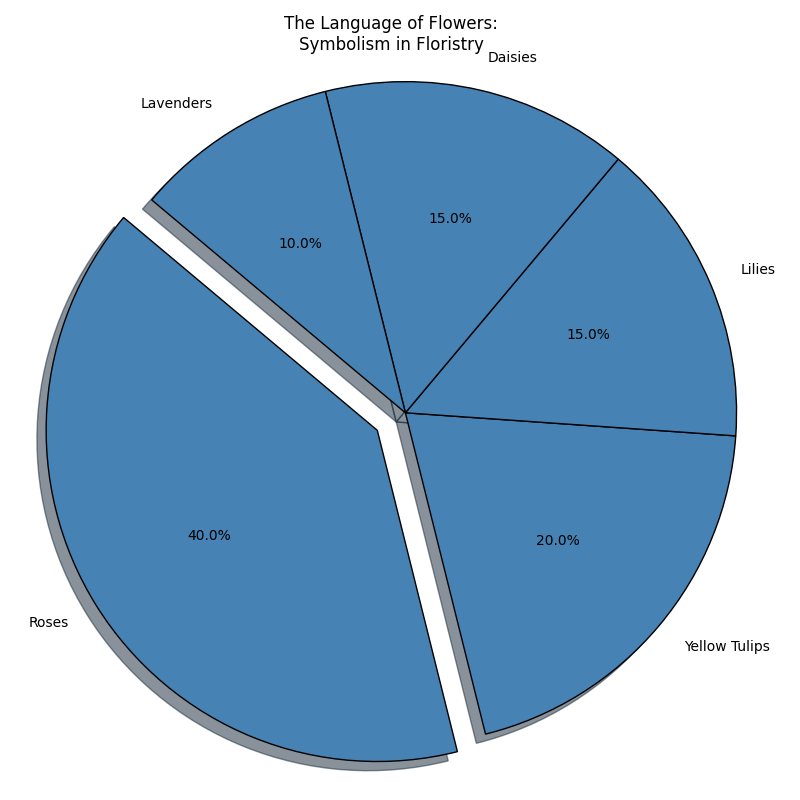

This figure's Python source:
import matplotlib.pyplot as plt

# Define data for the pie chart
flowers = ['Roses', 'Yellow Tulips', 'Lilies', 'Daisies', 'Lavenders']
meanings = [40, 20, 15, 15, 10]
single_color = '#4682B4'
explode = (0.1, 0, 0, 0, 0)  # Explode the 'Roses' slice to highlight it

# Plotting the pie chart
fig, ax = plt.subplots(figsize=(8, 8))
ax.pie(meanings, labels=flowers, autopct='%1.1f%%', startangle=140,
       colors=[single_color]*len(flowers), explode=explode, shadow=True, wedgeprops={'edgecolor': 'black'})

# Ensure the pie chart is a circle
ax.axis('equal')

# Title of the pie chart
plt.title('The Language of Flowers:\nSymbolism in Floristry')

# Use tight layout to prevent text overlap
plt.tight_layout()

# Display the chart
plt.show()
